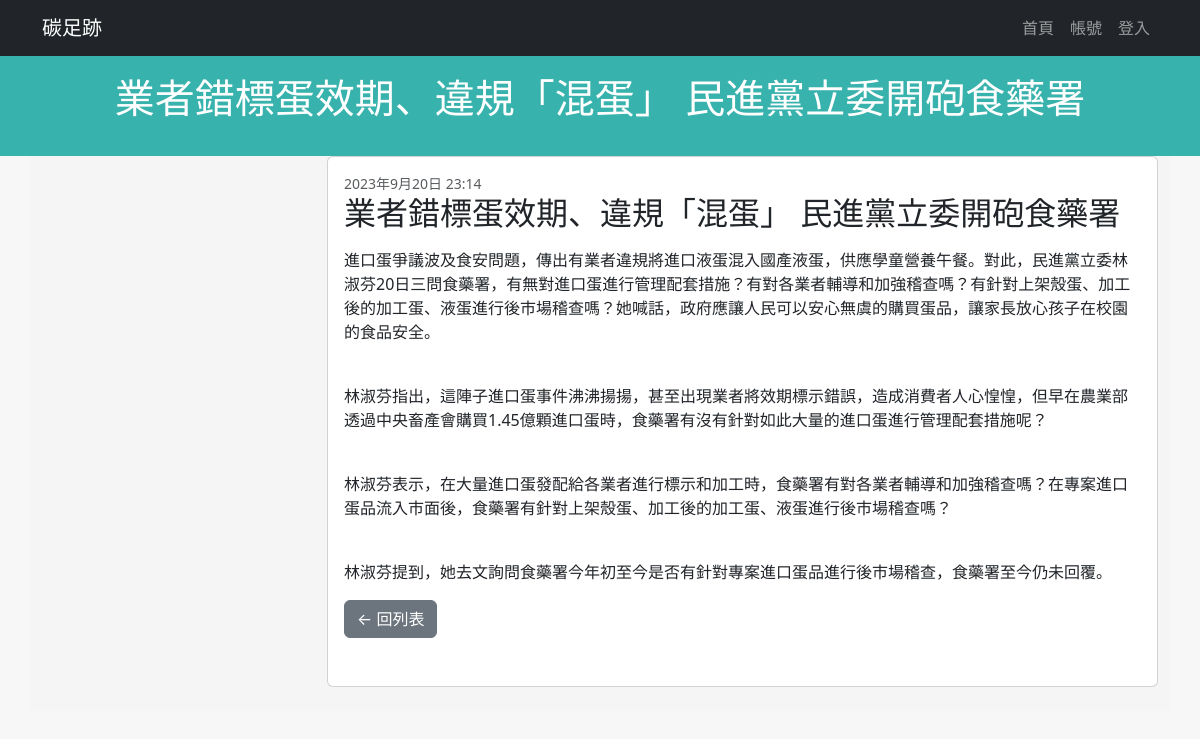
The page /post/20230920-2 on the database its author committed.
### mainsite/models.py (models this page shows, shortened)
class Post(models.Model):
    title = models.CharField(max_length=200)
    slug = models.CharField(max_length=200)
    body = models.TextField()
    pub_date = models.DateTimeField(default=timezone.now)
    class Meta:  #針對表格做註記以最新日期排序-負向排序
        ordering = ('-pub_date',)

### mainsite/views.py (the view)
# urls.py: path('post/<slug:slug>', showpost),  #08/07新增 將<slug:slug>傳到 showpost這個view
def showpost(request, slug):        #0807新增, slug來自於urls.py slug冒號後的參數
    try:                            #會先試著執行, 有例外再跳到except
        post = Post.objects.get(slug = slug)    #get(查詢的條件) (查詢的欄位=查詢的值)
        if post != None :           #若查詢回傳的不是空物件 None表示找不到
            return render(request, 'pages/post.html', locals())
    except:
        return redirect('/')        #回到127.0.0.1:8000
    return True

### mainsite/templatetags/markdown_extras.py (called while the page is built)
@register.filter()
@stringfilter
def markdown(value):
    return md.markdown(value, extensions=['markdown.extensions.fenced_code'])

### templates/pages/post.html (shortened to what this page needs)
{% extends 'bases/base.html' %}
{% load markdown_extras %}
{% block headmessage %}
    {{post.title}}
{% endblock %}
{% block content %}
<div class="col-lg-9">
    <div class="card mb-4">
        <div class="card-body">
            <div class="small text-muted">{{post.pub_date}}</div>
            <h2 class="card-title">{{post.title}}</h2>
            <p class="card-text">{{post.body | markdown | safe | linebreaksbr }}</p>
            <a class="btn btn-secondary" href="/">← 回列表</a>
        </div>
        <div class="card-body">
        </div>
    </div>
</div>
{% endblock %}

### templates/components/sidebar.html (style rules this page uses)
body { background-color: #F7F7F7; }

### rows shown on the page
Post: title "業者錯標蛋效期、違規「混蛋」 民進黨立委開砲食藥署", pub_date "2023年9月20日 23:14", body "進口蛋爭議波及食安問題，傳出有業者違規將進口液蛋混入國產液蛋，供應學童營養午餐。對此，民進黨立委林淑芬20日三問食藥署，有無對進口蛋進行管理配套措施？有對各業者輔導和加強稽查嗎？有針對上架殼蛋、加工後的加工蛋、液蛋進行後市場稽查嗎？她喊話，政府應讓人民可以安心無虞的購買蛋品，讓家長放心孩子在校園的食品安全。 林淑芬指出，這陣子進口蛋事件沸沸揚揚，甚至出現業者將效期標示錯誤，造成消費者人心惶惶，但早在農業部透過中央畜產會購買1.45億顆進口蛋時，食藥署有沒有針對如此大量的進口蛋進行管理配套措施呢？ 林淑芬表示，在大量進口蛋發配給各業者進行標示和加工時，食藥署有對各業者輔導和加強稽查嗎？在專案進口蛋品流入市面後，食藥署有針對上架殼蛋、加工後的加工蛋、液蛋進行後市場稽查嗎？ 林淑芬提到，她去文詢問食藥署今年初至今是否有針對專案進口蛋品進行後市場稽查，食藥署至今仍未回覆。"
